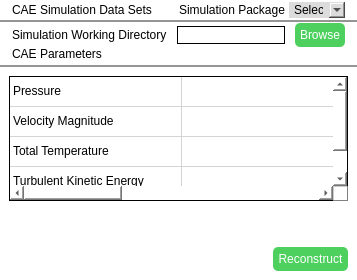
           <widget class="QFrame" name="frame_8">
            <property name="minimumSize">
             <size>
              <width>40</width>
              <height>0</height>
             </size>
            </property>
            <property name="maximumSize">
             <size>
              <width>820</width>
              <height>16777215</height>
             </size>
            </property>
            <property name="styleSheet">
             <string notr="true">background-color: rgb(149, 149, 149);
border: none;</string>
            </property>
            <property name="frameShape">
             <enum>QFrame::StyledPanel</enum>
            </property>
            <property name="frameShadow">
             <enum>QFrame::Raised</enum>
            </property>
            <layout class="QVBoxLayout" name="verticalLayout_19">
             <property name="spacing">
              <number>2</number>
             </property>
             <property name="leftMargin">
              <number>0</number>
             </property>
             <property name="topMargin">
              <number>0</number>
             </property>
             <property name="rightMargin">
              <number>0</number>
             </property>
             <property name="bottomMargin">
              <number>0</number>
             </property>
             <item>
              <widget class="QFrame" name="frame_10">
               <property name="minimumSize">
                <size>
                 <width>0</width>
                 <height>20</height>
                </size>
               </property>
               <property name="maximumSize">
                <size>
                 <width>16777215</width>
                 <height>20</height>
                </size>
               </property>
               <property name="styleSheet">
                <string notr="true">background-color: rgb(255, 255, 255);</string>
               </property>
               <property name="frameShape">
                <enum>QFrame::StyledPanel</enum>
               </property>
               <property name="frameShadow">
                <enum>QFrame::Raised</enum>
               </property>
               <layout class="QVBoxLayout" name="verticalLayout_20">
                <property name="spacing">
                 <number>0</number>
                </property>
                <property name="leftMargin">
                 <number>0</number>
                </property>
                <property name="topMargin">
                 <number>0</number>
                </property>
                <property name="rightMargin">
                 <number>0</number>
                </property>
                <property name="bottomMargin">
                 <number>0</number>
                </property>
                <item alignment="Qt::AlignVCenter">
                 <widget class="QWidget" name="widget" native="true">
                  <layout class="QHBoxLayout" name="horizontalLayout_7">
                   <property name="spacing">
                    <number>0</number>
                   </property>
                   <property name="leftMargin">
                    <number>12</number>
                   </property>
                   <property name="topMargin">
                    <number>0</number>
                   </property>
                   <property name="rightMargin">
                    <number>12</number>
                   </property>
                   <property name="bottomMargin">
                    <number>0</number>
                   </property>
                   <item alignment="Qt::AlignLeft">
                    <widget class="QFrame" name="frame_29">
                     <property name="frameShape">
                      <enum>QFrame::StyledPanel</enum>
                     </property>
                     <property name="frameShadow">
                      <enum>QFrame::Raised</enum>
                     </property>
                     <layout class="QVBoxLayout" name="verticalLayout_21">
                      <property name="spacing">
                       <number>0</number>
                      </property>
                      <property name="leftMargin">
                       <number>0</number>
                      </property>
                      <property name="topMargin">
                       <number>0</number>
                      </property>
                      <property name="rightMargin">
                       <number>0</number>
                      </property>
                      <property name="bottomMargin">
                       <number>0</number>
                      </property>
                      <item>
                       <widget class="QPushButton" name="pushButton_12">
                        <property name="text">
                         <string>CAE Simulation Data Sets</string>
                        </property>
                        <property name="icon">
                         <iconset>
                          <normaloff>../1111/IMAGES/image 2.png</normaloff>../1111/IMAGES/image 2.png</iconset>
                        </property>
                       </widget>
                      </item>
                     </layout>
                    </widget>
                   </item>
                   <item>
                    <widget class="QFrame" name="frame_30">
                     <property name="frameShape">
                      <enum>QFrame::StyledPanel</enum>
                     </property>
                     <property name="frameShadow">
                      <enum>QFrame::Raised</enum>
                     </property>
                     <layout class="QHBoxLayout" name="horizontalLayout_8">
                      <property name="spacing">
                       <number>4</number>
                      </property>
                      <property name="leftMargin">
                       <number>0</number>
                      </property>
                      <property name="topMargin">
                       <number>0</number>
                      </property>
                      <property name="rightMargin">
                       <number>0</number>
                      </property>
                      <property name="bottomMargin">
                       <number>0</number>
                      </property>
                      <item alignment="Qt::AlignRight">
                       <widget class="QLabel" name="label_3">
                        <property name="text">
                         <string>Simulation Package</string>
                        </property>
                       </widget>
                      </item>
                      <item>
                       <widget class="QComboBox" name="comboBox">
                        <property name="styleSheet">
                         <string notr="true">background-color: rgb(220, 220, 220);</string>
                        </property>
                        <item>
                         <property name="text">
                          <string>Select</string>
                         </property>
                        </item>
                       </widget>
                      </item>
                     </layout>
                    </widget>
                   </item>
                  </layout>
                 </widget>
                </item>
               </layout>
              </widget>
             </item>
             <item>
              <widget class="QFrame" name="frame_28">
               <property name="minimumSize">
                <size>
                 <width>0</width>
                 <height>40</height>
                </size>
               </property>
               <property name="maximumSize">
                <size>
                 <width>16777215</width>
                 <height>16777215</height>
                </size>
               </property>
               <property name="styleSheet">
                <string notr="true">background-color: rgb(255, 255, 255);</string>
               </property>
               <property name="frameShape">
                <enum>QFrame::StyledPanel</enum>
               </property>
               <property name="frameShadow">
                <enum>QFrame::Raised</enum>
               </property>
               <layout class="QVBoxLayout" name="verticalLayout_22">
                <property name="spacing">
                 <number>0</number>
                </property>
                <property name="leftMargin">
                 <number>0</number>
                </property>
                <property name="topMargin">
                 <number>0</number>
                </property>
                <property name="rightMargin">
                 <number>0</number>
                </property>
                <property name="bottomMargin">
                 <number>0</number>
                </property>
                <item>
                 <widget class="QFrame" name="frame_31">
                  <property name="frameShape">
                   <enum>QFrame::StyledPanel</enum>
                  </property>
                  <property name="frameShadow">
                   <enum>QFrame::Raised</enum>
                  </property>
                  <layout class="QHBoxLayout" name="horizontalLayout_9">
                   <property name="spacing">
                    <number>10</number>
                   </property>
                   <property name="leftMargin">
                    <number>12</number>
                   </property>
                   <property name="topMargin">
                    <number>1</number>
                   </property>
                   <property name="rightMargin">
                    <number>12</number>
                   </property>
                   <property name="bottomMargin">
                    <number>0</number>
                   </property>
                   <item>
                    <widget class="QFrame" name="frame_33">
                     <property name="frameShape">
                      <enum>QFrame::StyledPanel</enum>
                     </property>
                     <property name="frameShadow">
                      <enum>QFrame::Raised</enum>
                     </property>
                     <layout class="QVBoxLayout" name="verticalLayout_23">
                      <property name="spacing">
                       <number>0</number>
                      </property>
                      <property name="leftMargin">
                       <number>0</number>
                      </property>
                      <property name="topMargin">
                       <number>0</number>
                      </property>
                      <property name="rightMargin">
                       <number>0</number>
                      </property>
                      <property name="bottomMargin">
                       <number>0</number>
                      </property>
                      <item>
                       <widget class="QLabel" name="label_4">
                        <property name="text">
                         <string>Simulation Working Directory</string>
                        </property>
                       </widget>
                      </item>
                     </layout>
                    </widget>
                   </item>
                   <item>
                    <widget class="QFrame" name="frame_34">
                     <property name="frameShape">
                      <enum>QFrame::StyledPanel</enum>
                     </property>
                     <property name="frameShadow">
                      <enum>QFrame::Raised</enum>
                     </property>
                     <layout class="QHBoxLayout" name="horizontalLayout_10">
                      <property name="spacing">
                       <number>10</number>
                      </property>
                      <property name="leftMargin">
                       <number>0</number>
                      </property>
                      <property name="topMargin">
                       <number>0</number>
                      </property>
                      <property name="rightMargin">
                       <number>0</number>
                      </property>
                      <property name="bottomMargin">
                       <number>0</number>
                      </property>
                      <item>
                       <widget class="QLineEdit" name="lineEdit">
                        <property name="styleSheet">
                         <string notr="true">border:  1px solid;</string>
                        </property>
                       </widget>
                      </item>
                      <item>
                       <widget class="QPushButton" name="pushButton_13">
                        <property name="styleSheet">
                         <string notr="true">background-color: rgb(78, 208, 94);
color:rgb(255, 255, 255);
padding: 5px;
border-radius:5px</string>
                        </property>
                        <property name="text">
                         <string>Browse</string>
                        </property>
                       </widget>
                      </item>
                     </layout>
                    </widget>
                   </item>
                  </layout>
                 </widget>
                </item>
                <item>
                 <widget class="QFrame" name="frame_32">
                  <property name="frameShape">
                   <enum>QFrame::StyledPanel</enum>
                  </property>
                  <property name="frameShadow">
                   <enum>QFrame::Raised</enum>
                  </property>
                  <layout class="QVBoxLayout" name="verticalLayout_29">
                   <property name="spacing">
                    <number>0</number>
                   </property>
                   <property name="leftMargin">
                    <number>0</number>
                   </property>
                   <property name="topMargin">
                    <number>0</number>
                   </property>
                   <property name="rightMargin">
                    <number>0</number>
                   </property>
                   <property name="bottomMargin">
                    <number>0</number>
                   </property>
                   <item alignment="Qt::AlignBottom">
                    <widget class="QFrame" name="frame_39">
                     <property name="frameShape">
                      <enum>QFrame::StyledPanel</enum>
                     </property>
                     <property name="frameShadow">
                      <enum>QFrame::Raised</enum>
                     </property>
                     <layout class="QVBoxLayout" name="verticalLayout_30">
                      <property name="spacing">
                       <number>0</number>
                      </property>
                      <property name="leftMargin">
                       <number>12</number>
                      </property>
                      <property name="topMargin">
                       <number>0</number>
                      </property>
                      <property name="rightMargin">
                       <number>0</number>
                      </property>
                      <property name="bottomMargin">
                       <number>4</number>
                      </property>
                      <item alignment="Qt::AlignLeft|Qt::AlignBottom">
                       <widget class="QPushButton" name="pushButton_15">
                        <property name="text">
                         <string>CAE Parameters</string>
                        </property>
                        <property name="icon">
                         <iconset>
                          <normaloff>../1111/IMAGES/image 4.png</normaloff>../1111/IMAGES/image 4.png</iconset>
                        </property>
                       </widget>
                      </item>
                     </layout>
                    </widget>
                   </item>
                  </layout>
                 </widget>
                </item>
               </layout>
              </widget>
             </item>
             <item>
              <widget class="QFrame" name="frame_14">
               <property name="minimumSize">
                <size>
                 <width>0</width>
                 <height>40</height>
                </size>
               </property>
               <property name="maximumSize">
                <size>
                 <width>16777215</width>
                 <height>324</height>
                </size>
               </property>
               <property name="styleSheet">
                <string notr="true">background-color: rgb(255, 255, 255);</string>
               </property>
               <property name="frameShape">
                <enum>QFrame::StyledPanel</enum>
               </property>
               <property name="frameShadow">
                <enum>QFrame::Raised</enum>
               </property>
               <layout class="QVBoxLayout" name="verticalLayout_31">
                <item>
                 <widget class="QTableWidget" name="tableWidget_3">
                  <property name="minimumSize">
                   <size>
                    <width>0</width>
                    <height>40</height>
                   </size>
                  </property>
                  <property name="maximumSize">
                   <size>
                    <width>16777215</width>
                    <height>125</height>
                   </size>
                  </property>
                  <property name="styleSheet">
                   <string notr="true">border: 1px solid;</string>
                  </property>
                  <attribute name="horizontalHeaderVisible">
                   <bool>false</bool>
                  </attribute>
                  <attribute name="horizontalHeaderDefaultSectionSize">
                   <number>172</number>
                  </attribute>
                  <attribute name="horizontalHeaderStretchLastSection">
                   <bool>true</bool>
                  </attribute>
                  <attribute name="verticalHeaderVisible">
                   <bool>false</bool>
                  </attribute>
                  <row>
                   <property name="text">
                    <string>New Row</string>
                   </property>
                  </row>
                  <row>
                   <property name="text">
                    <string>1</string>
                   </property>
                  </row>
                  <row>
                   <property name="text">
                    <string>2</string>
                   </property>
                  </row>
                  <row>
                   <property name="text">
                    <string>4</string>
                   </property>
                  </row>
                  <column>
                   <property name="text">
                    <string>New Column</string>
                   </property>
                  </column>
                  <column>
                   <property name="text">
                    <string>New Column</string>
                   </property>
                  </column>
                  <column>
                   <property name="text">
                    <string>New Column</string>
                   </property>
                  </column>
                  <item row="0" column="0">
                   <property name="text">
                    <string>Pressure</string>
                   </property>
                  </item>
                  <item row="0" column="1">
                   <property name="text">
                    <string/>
                   </property>
                   <property name="icon">
                    <iconset>
                     <normaloff>../1111/IMAGES/icons8-close-window-50.png</normaloff>../1111/IMAGES/icons8-close-window-50.png</iconset>
                   </property>
                  </item>
                  <item row="0" column="2">
                   <property name="text">
                    <string>View</string>
                   </property>
                  </item>
                  <item row="1" column="0">
                   <property name="text">
                    <string>Velocity Magnitude</string>
                   </property>
                  </item>
                  <item row="1" column="1">
                   <property name="text">
                    <string/>
                   </property>
                   <property name="icon">
                    <iconset>
                     <normaloff>../1111/IMAGES/icons8-close-window-50.png</normaloff>../1111/IMAGES/icons8-close-window-50.png</iconset>
                   </property>
                  </item>
                  <item row="1" column="2">
                   <property name="text">
                    <string>View</string>
                   </property>
                  </item>
                  <item row="2" column="0">
                   <property name="text">
                    <string>Total Temperature</string>
                   </property>
                  </item>
                  <item row="2" column="1">
                   <property name="text">
                    <string/>
                   </property>
                   <property name="icon">
                    <iconset>
                     <normaloff>../1111/IMAGES/icons8-close-window-50.png</normaloff>../1111/IMAGES/icons8-close-window-50.png</iconset>
                   </property>
                  </item>
                  <item row="2" column="2">
                   <property name="text">
                    <string>View</string>
                   </property>
                  </item>
                  <item row="3" column="0">
                   <property name="text">
                    <string>Turbulent Kinetic Energy</string>
                   </property>
                  </item>
                  <item row="3" column="1">
                   <property name="text">
                    <string/>
                   </property>
                   <property name="icon">
                    <iconset>
                     <normaloff>../1111/IMAGES/icons8-maximize-button-32.png</normaloff>../1111/IMAGES/icons8-maximize-button-32.png</iconset>
                   </property>
                  </item>
                  <item row="3" column="2">
                   <property name="text">
                    <string>View</string>
                   </property>
                  </item>
                 </widget>
                </item>
                <item>
                 <spacer name="verticalSpacer_3">
                  <property name="orientation">
                   <enum>Qt::Vertical</enum>
                  </property>
                  <property name="sizeHint" stdset="0">
                   <size>
                    <width>20</width>
                    <height>40</height>
                   </size>
                  </property>
                 </spacer>
                </item>
                <item alignment="Qt::AlignRight">
                 <widget class="QPushButton" name="pushButton_16">
                  <property name="styleSheet">
                   <string notr="true">background-color: rgb(78, 208, 94);
color:rgb(255, 255, 255);
padding: 5px;
border-radius:5px</string>
                  </property>
                  <property name="text">
                   <string>Reconstruct</string>
                  </property>
                 </widget>
                </item>
               </layout>
              </widget>
             </item>
            </layout>
           </widget>
